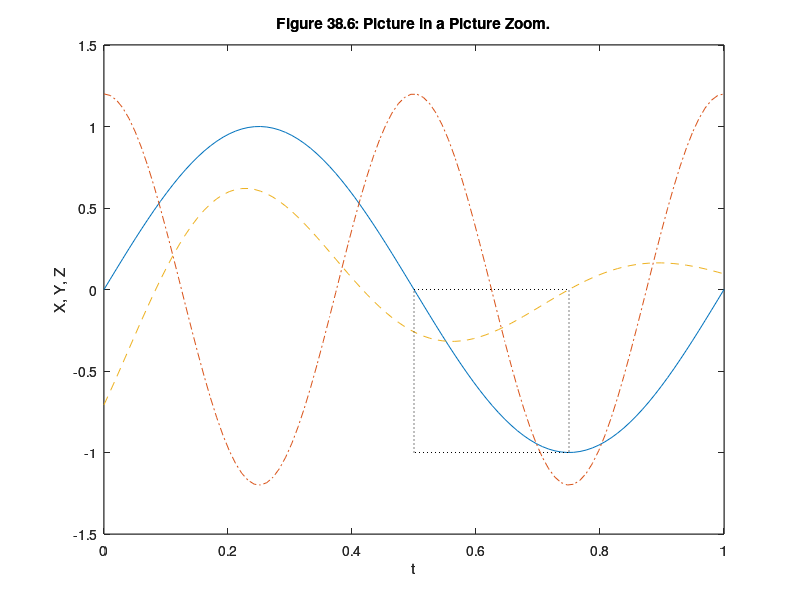

This figure's MATLAB source: (Note: this script raises an error after producing the figure.)
% mm3806.m

t = linspace(0,1);

x = sin(2*pi*t);
y = 1.2*cos(4*pi*t);
z = exp(-2*t).*sin(3*pi*t - pi/4);

plot(t,x,t,y,'-.',t,z,'--')
title('Figure 38.6: Picture in a Picture Zoom.');
xlabel 't'
ylabel('X, Y, Z')
p=[.5 .75 -1 0];
Ha=gca;
Hzl=line('Parent',Ha,'Xdata',p([1 1 2 2 1]),... % draw zoom box
   'Ydata',p([3 4 4 3 3]),...
   'Color',[0 0 0],...
   'LineStyle',':',...
   'Tag','MMZOOM');
Hf=get(Ha,'Parent');
Hz=copyobj(Ha,gcf);        % copy original axes
Pa=mmgetpos(Ha,'Normalized');
alpha=1/3; beta=.5;      % shrink and shift copy
Pa=[Pa(1)+beta Pa(2)+(1-alpha-.02)*Pa(4) alpha*Pa(3:4)];
Pf=mmgetsiz(Ha,'points');
set(Hz,'units','Normalized',...     % revise zoomed properties
   'Position',Pa,...                % position
   'Xlim',p(1:2),'Ylim',p(3:4),...  % axis limits
   'Box','on',...                   % axis box on
   'Xgrid','off','Ygrid','off',...  % grid lines off
   'FontUnits','points',...
   'FontSize',max(6,Pf-2),...       % shrink font size
   'ButtonDownFcn','selectmoveresize',...% enable drag
   'Tag','MMZOOM',...               % tag zoomed axes
   'UserData',Ha)                   % store original axes handle
[Htx,Hty,Htt]=mmget(Hz,'Xlabel','Ylabel','Title');
set([Htx,Hty,Htt],'String','')      % delete labels on zoomed axes
